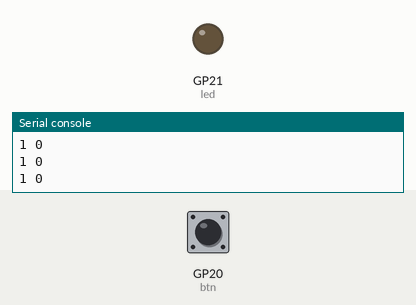
Simulated run of this program. Board: Raspberry Pi Pico running CircuitPython. Shown: output pins drawn as LEDs (lit = HIGH), the last lines printed to the serial console. The test bench sets the inputs (shaded band); at power-on: GP20 (btn) HIGH.

Above: at 1.2 s.
1.3 s: GP20 (btn) pulled LOW for 0.15 s
At 1.9 s:
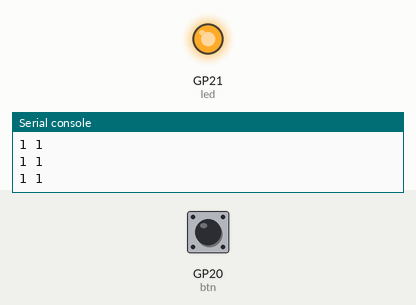
2.9 s: GP20 (btn) pulled LOW for 1 s
At 3.3 s:
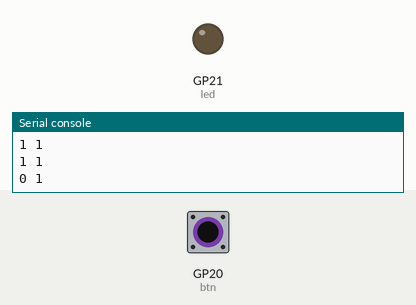
5.4 s: GP20 (btn) pulled LOW for 3.2 s
At 6.3 s:
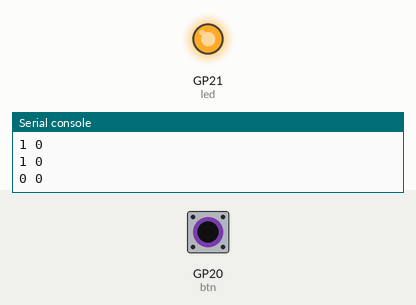
Timing chart, 0 to 8.4 s (numbered marks = the images above; inputs shaded):
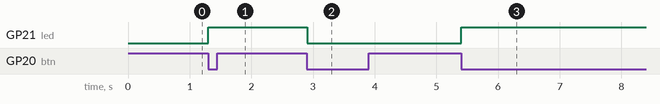

Measured:
- after the input at 1.3 s, GP21 (led): LOW → HIGH at once
- after the input at 2.9 s, GP21 (led): HIGH → LOW at once
- after the input at 5.4 s, GP21 (led): LOW → HIGH at once

The program:

01_rotary_sw_btn.py
```python
# Project: Rotary Encoder Button with Status LED
# Hardware: Raspberry Pi Pico + KY-040 + External LED
#
# Wiring Connections:
# -----------------------------------------------------------
# Device       | Pin Name | Pico Pin (GPIO) | Physical Pin
# -------------|----------|-----------------|----------------
# KY-040       | GND      | GND             | Pin 38
# KY-040       | + (VCC)  | 3V3             | Pin 36
# KY-040       | SW       | GP20            | Pin 26
# KY-040       | DT       | GP19            | Pin 25
# KY-040       | CLK      | GP18            | Pin 24
# -------------|----------|-----------------|----------------
# External LED | Anode(+) | GP21            | Pin 27
# External LED | Cathode(-)| GND            | Any GND
# -----------------------------------------------------------

import time
import board
import digitalio


led = digitalio.DigitalInOut(board.GP21)
led.direction = digitalio.Direction.OUTPUT

btn = digitalio.DigitalInOut(board.GP20)
btn.direction = digitalio.Direction.INPUT
btn.pull = digitalio.Pull.UP

while True:
    btn_state = btn.value
    print(int(btn_state), int(led.value))

    if btn_state == 0:
        led.value = not led.value

        # Debounce/Wait for release
        while btn.value == 0:
            time.sleep(0.01)

    time.sleep(0.05)
```
